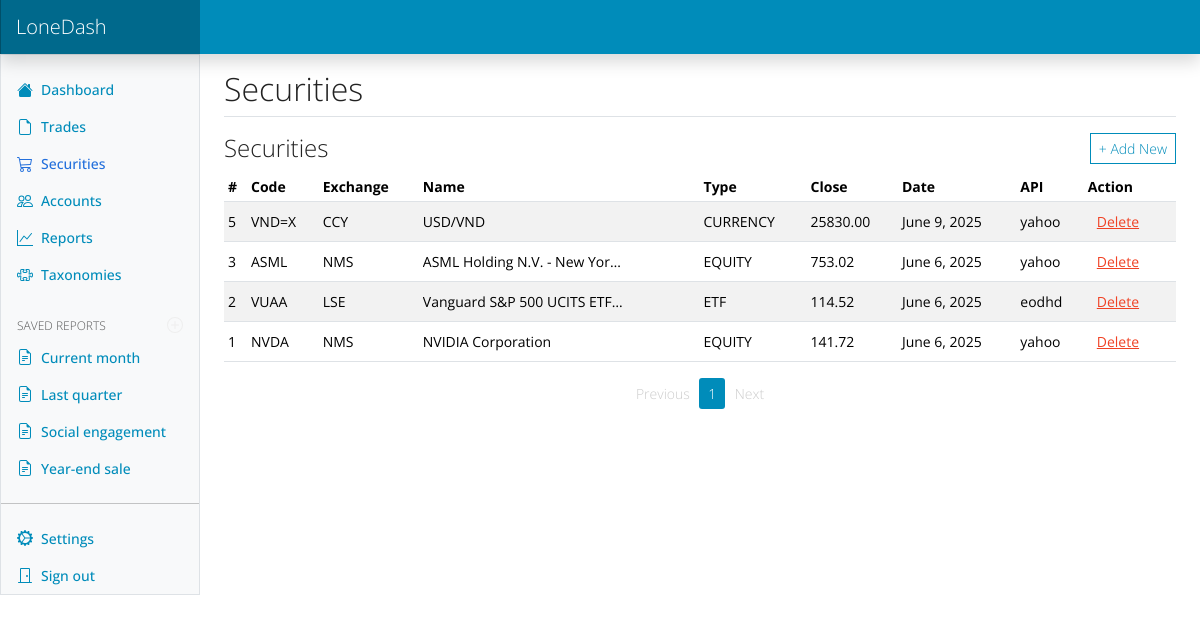
The app's page /securities/ (signed in), older data.
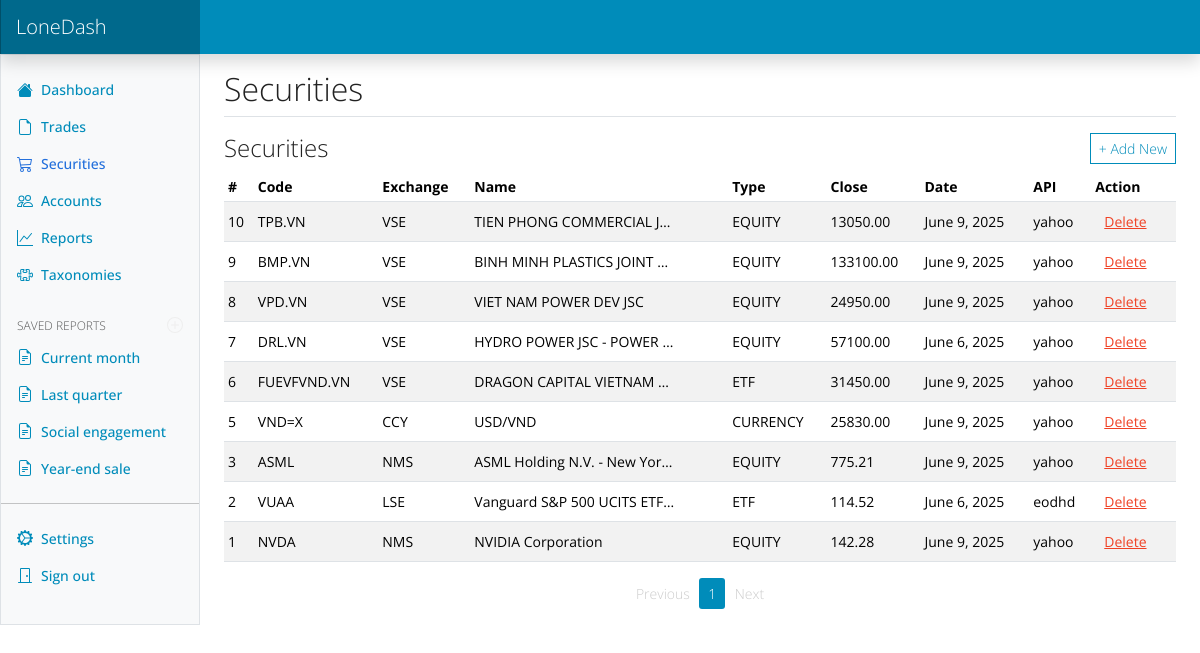
The same page, newer data.
### dash/models.py (models this page shows, shortened)
class Security(models.Model):
    user = models.ForeignKey(User, on_delete=models.CASCADE, related_name='security')
    code = models.CharField(max_length=20)
    exchange = models.CharField(max_length=20)
    name = models.CharField(max_length=255)
    type = models.CharField(max_length=255, blank=True)
    isin = models.CharField(max_length=20, blank=True)
    close = models.DecimalField(max_digits=16, decimal_places=2, default=0)
    date = models.DateField(default=date.today)
    api_source = models.CharField(max_length=50, blank=True, null=True)
    industry = models.CharField(max_length=100, blank=True)
    sector = models.CharField(max_length=100, blank=True)
    website = models.URLField(blank=True)
    description = models.TextField(blank=True)
    class Meta:
        constraints = [
            models.UniqueConstraint(fields=['user', 'code'], name='unique_user_code')
        ]
        indexes = [
            models.Index(fields=['user', 'code']),
        ]

### dash/views.py (the view)
# urls.py: path('securities/', securities_view, name='securities'),
def securities_view(request):
    latest_prices = SecurityPrice.objects.filter(
        security=OuterRef('pk')
    ).order_by('-date')
    securities_list = Security.objects.filter(user=request.user).annotate(
        last_close=Subquery(latest_prices.values('close')[:1]),
        last_close_date=Subquery(latest_prices.values('date')[:1])
    ).order_by('-id')
    securities_paginator = Paginator(securities_list, 10)
    securities_page = securities_paginator.get_page(request.GET.get('page'))
    svg_content = get_icons_svg()
    return render(request, "securities.html", {
        'icons_svg': svg_content,
        'securities': securities_page,
        'active_page': "securities"
    })

### dash/views.py (called while the page is built)
def get_icons_svg():
    current_dir = os.path.dirname(__file__)
    svg_path = os.path.join(current_dir, 'static', 'icons', 'icons.svg')
    with open(svg_path, 'r', encoding='utf-8') as f:
        return f.read()

### dash/templates/securities.html (shortened to what this page needs)
{% extends "base.html" %}
{% block content %}
<main class="col-md-9 ms-sm-auto col-lg-10 px-md-4">
    <div
        class="d-flex justify-content-between flex-wrap flex-md-nowrap align-items-center pt-3 pb-2 mb-3 border-bottom">
        <h2 class="mb-0">Securities</h2>
    </div>
    <div class="d-flex justify-content-between align-items-center mb-2">
        <h4 class="mb-0">Securities</h4>
        <button type="button" class="btn btn-sm btn-outline-primary" id="btn-add-security">+ Add New</button>
    </div>
    <div class="table-responsive small">
        <table class="table table-striped table-sm table-hover">
            <thead>
                <tr>
                    <th scope="col">#</th>
                    <th scope="col">Code</th>
                    <th scope="col">Exchange</th>
                    <th scope="col">Name</th>
                    <th scope="col">Type</th>
                    <th scope="col">Close</th>
                    <th scope="col">Date</th>
                    <th scope="col">API</th>
                    <th scope="col">Action</th>
                </tr>
            </thead>
            <tbody>
                {% for security in securities %}
                <tr>
                    <td>{{ security.id }}</td>
                    <td>{{ security.code }}</td>
                    <td>{{ security.exchange }}</td>
                    <td><div title="{{ security.name }}" class="truncate-col">{{ security.name }}</div></td>
                    <td>{{ security.type}}</td>
                    <td>{{ security.last_close|floatformat:2 }}</td>
                    <td>{{ security.last_close_date  }}</td>
                    <td>{{ security.api_source}}</td>
                    <td>
                        <button class="btn btn-sm btn-link text-danger btn-delete-security"
                            data-id="{{ security.id }}">Delete</button>
                    </td>
                </tr>
                {% empty %}
                <tr>
                    <td colspan="9" class="text-center">No security found.</td>
                </tr>
                {% endfor %}
            </tbody>
        </table>
    </div>
    <nav>
        <ul class="pagination pagination-sm justify-content-center">
            {% if securities.has_previous %}
            <li class="page-item">
                <a class="page-link" href="?page={{ securities.previous_page_number }}">Previous</a>
            </li>
            {% else %}
            <li class="page-item disabled"><span class="page-link">Previous</span></li>
            {% endif %}
            {% for num in securities.paginator.page_range %}
            <li class="page-item {% if securities.number == num %}active{% endif %}">
                <a class="page-link" href="?page={{ num }}">{{ num }}</a>
            </li>
            {% endfor %}
            {% if securities.has_next %}
            <li class="page-item">
                <a class="page-link" href="?page={{ securities.next_page_number }}">Next</a>
            </li>
            {% else %}
            <li class="page-item disabled"><span class="page-link">Next</span></li>
            {% endif %}
        </ul>
    </nav>
</main>
{% endblock %}
{% block page_scripts %}
{% load static %}
{% endblock %}

### dash/templates/base.html (shortened to what this page needs)
<!DOCTYPE html>
<html lang="en" data-bs-theme="auto">
{% block head %}
{% include "includes/head.html" %}
{% endblock %}
<body>
    {% block navbar %}
    {% include "includes/navbar.html" %}
    {% endblock %}
<div class="container-fluid">
  <div class="row">
    {% block sidebar %}
    {% include "includes/sidebar.html" %}
    {% endblock %}
    {% block content %}
    {% endblock %}
  </div>
</div>
</body>
</html>

### dash/templates/includes/head.html (shortened to what this page needs)
<head>
    <link href="https://cdn.jsdelivr.net/npm/bootswatch@5.3.6/dist/yeti/bootstrap.min.css" rel="stylesheet">
    {% load static %}
    <link href="{% static 'css/style.css' %}" rel="stylesheet">
    <link href="{% static 'css/dashboard.css' %}" rel="stylesheet">
    <link href="{% static 'css/dashboard.rtl.css' %}" rel="stylesheet">
</head>

### dash/templates/includes/navbar.html (shortened to what this page needs)
<header class="navbar sticky-top bg-primary flex-md-nowrap p-0 shadow" data-bs-theme="dark">
  <a
  class="navbar-brand col-md-3 col-lg-2 me-0 px-3 text-white" href="#">LoneDash
  </a>
</header>

### dash/templates/includes/sidebar.html (shortened to what this page needs)
<div class="sidebar border border-right col-md-3 col-lg-2 p-0 bg-body-tertiary">
   <div class="offcanvas-md offcanvas-end bg-body-tertiary" tabindex="-1" id="sidebarMenu"
      aria-labelledby="sidebarMenuLabel">
      <div class="offcanvas-body d-md-flex flex-column p-0 pt-lg-3 overflow-y-auto">
         <ul class="nav flex-column">
            <li class="nav-item">
               <a class="nav-link d-flex align-items-center gap-2 {% if active_page == 'dashboard' %}active{% endif %}" aria-current="page"
                  href="{% url 'dashboard' %}">
                  <svg class="bi" aria-hidden="true">
                     <use xlink:href="#house-fill"></use>
                  </svg>
                  Dashboard
               </a>
            </li>
            <li class="nav-item">
               <a class="nav-link d-flex align-items-center gap-2 {% if active_page == 'trades' %}active{% endif %}" href="{% url 'trades' %}">
                  <svg class="bi"
                     aria-hidden="true">
                     <use xlink:href="#file-earmark"></use>
                  </svg>
                  Trades
               </a>
            </li>
            <li class="nav-item">
               <a class="nav-link d-flex align-items-center gap-2 {% if active_page == 'securities' %}active{% endif %}" href="{% url 'securities' %}">
                  <svg class="bi"
                     aria-hidden="true">
                     <use xlink:href="#cart"></use>
                  </svg>
                  Securities
               </a>
            </li>
            <li class="nav-item">
               <a class="nav-link d-flex align-items-center gap-2 {% if active_page == 'accounts' %}active{% endif %}" href="{% url 'accounts' %}">
                  <svg class="bi"
                     aria-hidden="true">
                     <use xlink:href="#people"></use>
                  </svg>
                  Accounts
               </a>
            </li>
            <li class="nav-item">
               <a class="nav-link d-flex align-items-center gap-2" href="#">
                  <svg class="bi"
                     aria-hidden="true">
                     <use xlink:href="#graph-up"></use>
                  </svg>
                  Reports
               </a>
            </li>
            <li class="nav-item">
               <a class="nav-link d-flex align-items-center gap-2" href="#">
                  <svg class="bi"
                     aria-hidden="true">
                     <use xlink:href="#puzzle"></use>
                  </svg>
                  Taxonomies
               </a>
            </li>
         </ul>
         <h6
            class="sidebar-heading d-flex justify-content-between align-items-center px-3 mt-4 mb-1 text-body-secondary text-uppercase">
            <span>Saved reports</span>
            <a class="link-secondary" href="#" aria-label="Add a new report">
               <svg class="bi" aria-hidden="true">
                  <use xlink:href="#plus-circle"></use>
               </svg>
            </a>
         </h6>
         <ul class="nav flex-column mb-auto">
            <li class="nav-item">
               <a class="nav-link d-flex align-items-center gap-2" href="#">
                  <svg class="bi"
                     aria-hidden="true">
                     <use xlink:href="#file-earmark-text"></use>
                  </svg>
                  Current month
               </a>
            </li>
            <li class="nav-item">
               <a class="nav-link d-flex align-items-center gap-2" href="#">
                  <svg class="bi"
                     aria-hidden="true">
                     <use xlink:href="#file-earmark-text"></use>
                  </svg>
                  Last quarter
               </a>
            </li>
            <li class="nav-item">
               <a class="nav-link d-flex align-items-center gap-2" href="#">
                  <svg class="bi"
                     aria-hidden="true">
                     <use xlink:href="#file-earmark-text"></use>
                  </svg>
                  Social engagement
               </a>
            </li>
            <li class="nav-item">
               <a class="nav-link d-flex align-items-center gap-2" href="#">
                  <svg class="bi"
                     aria-hidden="true">
                     <use xlink:href="#file-earmark-text"></use>
                  </svg>
                  Year-end sale
               </a>
            </li>
         </ul>
         <hr class="my-3">
         <ul class="nav flex-column mb-auto">
            <li class="nav-item">
               <a class="nav-link d-flex align-items-center gap-2" href="{% url 'settings' %}">
                  <svg class="bi"
                     aria-hidden="true">
                     <use xlink:href="#gear-wide-connected"></use>
                  </svg>
                  Settings
               </a>
            </li>
            <li class="nav-item">
               <a class="nav-link d-flex align-items-center gap-2" href="{% url 'logout' %}">
                  <svg class="bi"
                     aria-hidden="true">
                     <use xlink:href="#door-closed"></use>
                  </svg>
                  Sign out
               </a>
            </li>
         </ul>
      </div>
   </div>
</div>

### dash/templates/includes/scripts.html (shortened to what this page needs)
{% load static %}

### dash/static/css/style.css (style rules this page uses)
.bi { vertical-align: -.125em; fill: currentColor }
.table td { vertical-align: middle; }
.truncate-col { max-width: 200px; white-space: nowrap; overflow: hidden; text-overflow: ellipsis; }

### dash/static/css/dashboard.css (style rules this page uses)
.bi { display: inline-block; width: 1rem; height: 1rem; }
.sidebar .nav-link { font-size: .875rem; font-weight: 500; }
.sidebar .nav-link.active { color: #2470dc; }
.sidebar-heading { font-size: .75rem; }
.navbar-brand { padding-top: .75rem; padding-bottom: .75rem; background-color: rgba(0, 0, 0, .25); box-shadow: inset -1px 0 0 rgba(0, 0, 0, .25); }

### dash/static/css/dashboard.rtl.css (style rules this page uses)
.bi { display: inline-block; width: 1rem; height: 1rem; }
.sidebar .nav-link { font-size: .875rem; font-weight: 500; }
.sidebar .nav-link.active { color: #2470dc; }
.sidebar-heading { font-size: .75rem; }
.navbar-brand { padding-top: .75rem; padding-bottom: .75rem; background-color: rgba(0, 0, 0, .25); box-shadow: inset 1px 0 0 rgba(0, 0, 0, .25); }

Row changes from the older to the newer data that the page shows:
added Security: id "10", code "TPB.VN", exchange "VSE", name "TIEN PHONG COMMERCIAL J…", type "EQUITY", last_close "13050.00", last_close_date "June 9, 2025", api_source "yahoo"
added Security: id "9", code "BMP.VN", exchange "VSE", name "BINH MINH PLASTICS JOINT…", type "EQUITY", last_close "133100.00", last_close_date "June 9, 2025", api_source "yahoo"
added Security: id "8", code "VPD.VN", exchange "VSE", name "VIET NAM POWER DEV JSC", type "EQUITY", last_close "24950.00", last_close_date "June 9, 2025", api_source "yahoo"
added Security: id "7", code "DRL.VN", exchange "VSE", name "HYDRO POWER JSC - POWER…", type "EQUITY", last_close "57100.00", last_close_date "June 6, 2025", api_source "yahoo"
added Security: id "6", code "FUEVFVND.VN", exchange "VSE", name "DRAGON CAPITAL VIETNAM…", type "ETF", last_close "31450.00", last_close_date "June 9, 2025", api_source "yahoo"
computed for Security "ASML": last_close "753.02" → "775.21"; last_close_date "June 6, 2025" → "June 9, 2025"
computed for Security "NVDA": last_close "141.72" → "142.28"; last_close_date "June 6, 2025" → "June 9, 2025"
